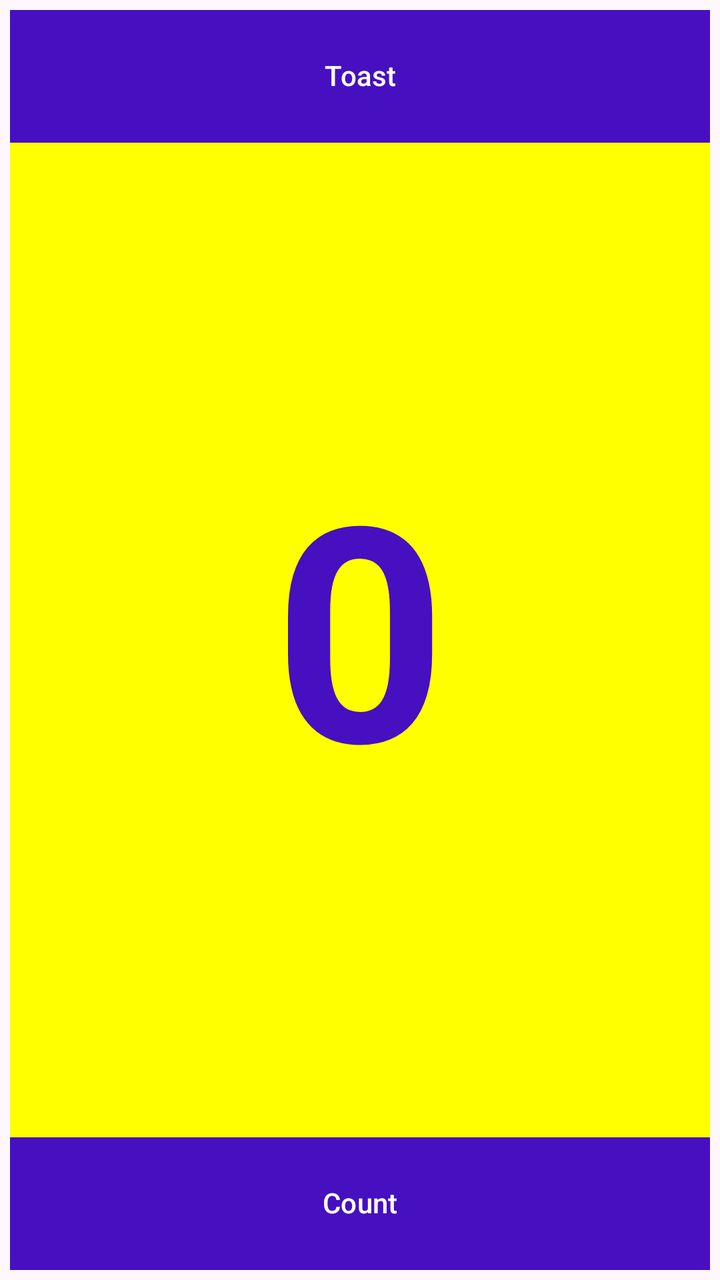
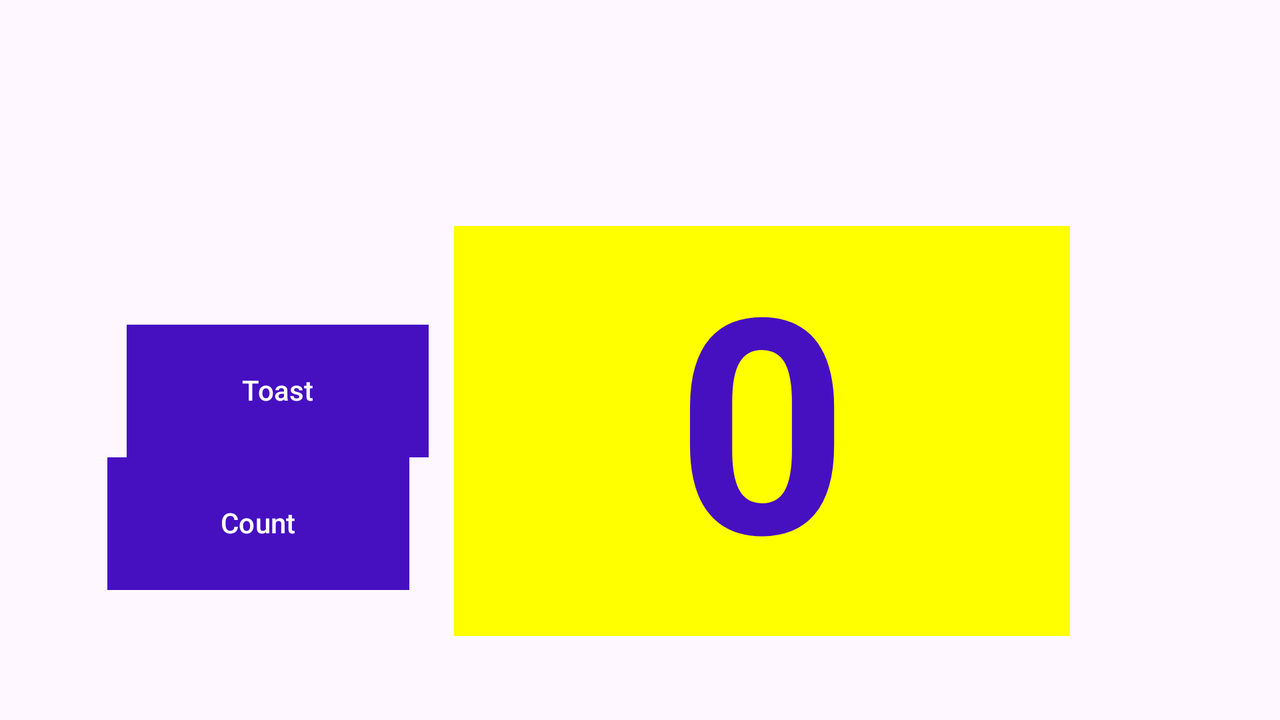

The same Android screen from two of the app's own layout files: first res/layout/ as a phone draws it, then the repository's variant for another configuration, drawn on a device whose configuration selects that folder. Both files follow.
<!-- AndroidManifest.xml: application theme Theme.Ejercicios -->
<!-- res/layout/hello_toast.xml -->
<?xml version="1.0" encoding="utf-8"?>
<LinearLayout xmlns:android="http://schemas.android.com/apk/res/android"
    xmlns:app="http://schemas.android.com/apk/res-auto"
    xmlns:tools="http://schemas.android.com/tools"
    android:id="@+id/main"
    android:layout_width="match_parent"
    android:layout_height="match_parent"
    android:orientation="vertical"
    android:padding="5dp">

    <Button
        android:id="@+id/Button1"
        android:layout_width="match_parent"
        android:layout_height="wrap_content"
        android:layout_margin="0dp"
        android:backgroundTint="@color/dark_blue"
        android:gravity="center"
        android:includeFontPadding="false"
        android:insetTop="0dp"
        android:insetBottom="0dp"
        android:padding="25dp"
        android:text="Toast"
        android:textColor="@android:color/white"
        app:cornerRadius="0dp" />

    <TextView
        android:id="@+id/show_count"
        android:layout_width="match_parent"
        android:layout_height="695dp"
        android:layout_margin="0dp"
        android:layout_weight="2"
        android:background="@color/yellow"
        android:gravity="center"
        android:includeFontPadding="false"
        android:lineSpacingExtra="0dp"
        android:padding="0dp"
        android:text="0"
        android:textColor="@color/dark_blue"
        android:textSize="150dp"
        android:textStyle="bold" />


    <Button
        android:id="@+id/Button2"
        android:layout_width="match_parent"
        android:layout_height="wrap_content"
        android:layout_margin="0dp"
        android:layout_marginStart="0dp"
        android:layout_marginLeft="0dp"
        android:layout_marginTop="0dp"
        android:layout_marginEnd="0dp"
        android:layout_marginRight="0dp"
        android:layout_marginBottom="0dp"
        android:layout_weight="0"
        android:backgroundTint="@color/dark_blue"
        android:includeFontPadding="false"
        android:insetTop="0dp"
        android:insetBottom="0dp"
        android:padding="25dp"
        android:paddingTop="0dp"
        android:paddingBottom="0dp"
        android:text="Count"
        android:textColor="@android:color/white"
        app:cornerRadius="0dp" />

</LinearLayout>
<!-- resources referenced by this layout -->
<resources>
  <color name="dark_blue">#4610C1</color>
  <color name="yellow">#FFFF00</color>"
  <style name="Theme.Ejercicios" parent="Base.Theme.Ejercicios">
      </style>
  <style name="Base.Theme.Ejercicios" parent="Theme.Material3.DayNight.NoActionBar">
  
      </style>
</resources>
<!-- res/layout-land/hello_toast.xml (the repository's variant of the layout above) -->
<!-- drawn on the phone turned sideways -->
<?xml version="1.0" encoding="utf-8"?>
<androidx.constraintlayout.widget.ConstraintLayout xmlns:android="http://schemas.android.com/apk/res/android"
    xmlns:app="http://schemas.android.com/apk/res-auto"
    xmlns:tools="http://schemas.android.com/tools"
    android:id="@+id/main"
    android:layout_width="match_parent"
    android:layout_height="match_parent"
    android:orientation="vertical"
    android:padding="5dp">


    <Button
        android:id="@+id/Button1"
        android:layout_width="151dp"
        android:layout_height="wrap_content"
        android:layout_alignParentTop="true"
        android:layout_margin="0dp"
        android:layout_marginEnd="15dp"
        android:layout_marginBottom="176dp"
        android:backgroundTint="@color/dark_blue"
        android:gravity="center"
        android:includeFontPadding="false"
        android:insetTop="0dp"
        android:insetBottom="0dp"
        android:padding="25dp"
        android:text="Toast"
        android:textColor="@android:color/white"
        app:cornerRadius="0dp"
        app:layout_constraintBottom_toTopOf="@+id/Button2"
        app:layout_constraintEnd_toStartOf="@+id/show_count"
        app:layout_constraintHorizontal_bias="0.82"
        app:layout_constraintStart_toStartOf="parent"
        app:layout_constraintTop_toTopOf="parent"
        app:layout_constraintVertical_bias="1.0" />

    <TextView
        android:id="@+id/show_count"
        android:layout_width="308dp"
        android:layout_height="205dp"
        android:layout_alignEnd="@+id/Button1"
        android:layout_alignParentTop="true"
        android:layout_marginEnd="100dp"
        android:layout_weight="3"
        android:background="@color/yellow"
        android:gravity="center"
        android:includeFontPadding="false"
        android:lineSpacingExtra="0dp"
        android:padding="0dp"
        android:text="0"
        android:textColor="@color/dark_blue"
        android:textSize="150dp"
        android:textStyle="bold"
        app:layout_constraintBaseline_toBaselineOf="@+id/Button2"
        app:layout_constraintEnd_toEndOf="parent" />

    <Button
        android:id="@+id/Button2"
        android:layout_width="151dp"
        android:layout_height="wrap_content"
        android:layout_below="@+id/Button1"
        android:layout_marginEnd="13dp"
        android:layout_marginBottom="60dp"
        android:layout_weight="0"
        android:backgroundTint="@color/dark_blue"
        android:includeFontPadding="false"
        android:insetTop="0dp"
        android:insetBottom="0dp"
        android:padding="25dp"
        android:paddingTop="0dp"
        android:paddingBottom="0dp"
        android:text="Count"
        android:textColor="@android:color/white"
        app:cornerRadius="0dp"
        app:layout_constraintBottom_toBottomOf="parent"
        app:layout_constraintEnd_toStartOf="@+id/show_count"
        app:layout_constraintHorizontal_bias="0.84"
        app:layout_constraintStart_toStartOf="parent" />

</androidx.constraintlayout.widget.ConstraintLayout>
